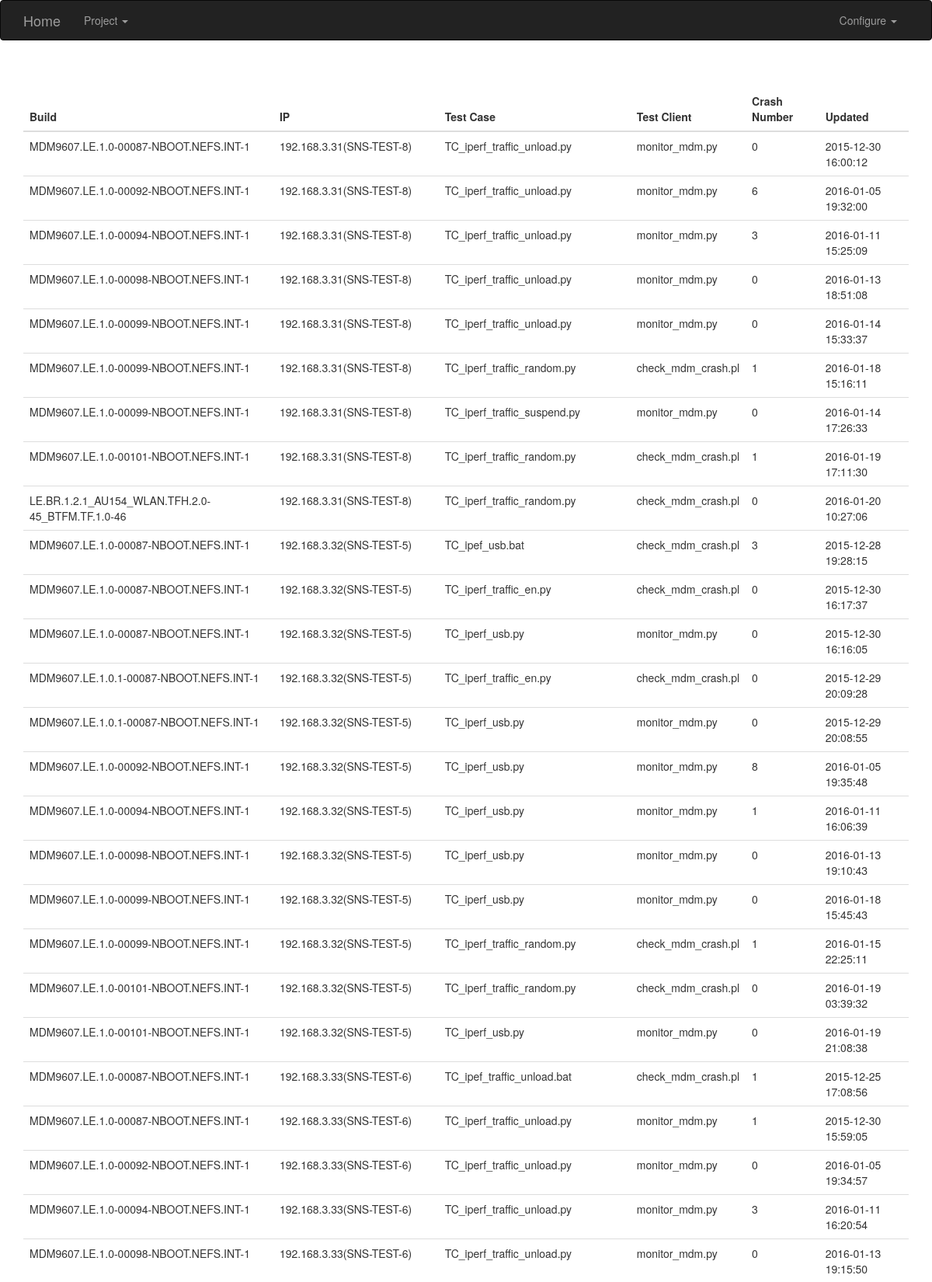
The app's page /project/tbd (upper part) with its own data.
### TBD.py (models this page shows, shortened)
class TD(db.Model):
    __tablename__ = 'td'
    id = db.Column(db.Integer, primary_key=True)
    host_id = db.Column(db.Integer, db.ForeignKey('hosts.id'))
    build_id = db.Column(db.Integer, db.ForeignKey('builds.id'))
    tc_name = db.Column(db.String(64), nullable=False)
    __table_args__ = (
        db.UniqueConstraint(host_id, build_id, tc_name, name='unique_tc_build_and_host'),
    )
    test_client = db.Column(db.String(64), nullable=False)
    crash_num = db.Column(db.Integer, default=0)
    ta_name = db.Column(db.String(64), nullable=True)
    tc_result = db.Column(db.Boolean, nullable=True)
    ta_result = db.Column(db.Boolean, nullable=True)
    update_time = db.Column(db.DateTime, nullable=True)

class Build(db.Model):
    __tablename__ = 'builds'
    id = db.Column(db.Integer, primary_key=True)
    project_id = db.Column(db.Integer, db.ForeignKey('projects.id'))
    version = db.Column(db.TEXT, unique=True)
    name = db.Column(db.String(64), nullable=False)
    meta_path = db.Column(db.TEXT, nullable=False)
    local_path = db.Column(db.TEXT, nullable=True)
    crash_path = db.Column(db.TEXT, nullable=False)
    is_crm = db.Column(db.Boolean, nullable=True)
    td = db.relationship(TD, backref='build')

class Host(db.Model):
    __tablename__ = 'hosts'
    id = db.Column(db.Integer, primary_key=True)
    name = db.Column(db.String(64), unique=True)
    ip_addr = db.Column(db.String(64), nullable=False)
    td = db.relationship(TD, backref='host')

### TBD.py (the view)
@app.route('/project/tbd', methods=['GET'])
def project_tbd():
    project = Project.query.order_by(Project.name).all()
    project_name = request.args.get('project_name', None)
    build_version = request.args.get('build_version', None)
    log.debug("Query TBD for project {} and build {}!".format(project_name, build_version))
    if build_version:
        tbd = TD.query.join(TD.host).join(TD.build).join(Build.project).filter(Build.version==build_version).order_by(Host.ip_addr).all()
    elif project_name:
        tbd = TD.query.join(TD.host).join(TD.build).join(Build.project).filter(Project.name==project_name).order_by(Host.ip_addr).all()
    else:
        tbd = TD.query.join(TD.host).join(TD.build).join(Build.project).order_by(Host.ip_addr).all()
    return render_template('project_tbd.html', project=project, project_name=project_name, tbd=tbd)

### templates/project_tbd.html (shortened to what this page needs)
{% extends "base.html" %}
{% block content %}
<div class="container">
    <div class="page-header">
        <table class="table">
            <thead>
                <th>Build</th>
                <th>IP</th>
                <th>Test Case</th>
                <th>Test Client</th>
                <th>Crash Number</th>
                <th>Updated</th
            </thead>
            <tbody>
                {% for td in tbd %}
                <tr>
                    <td>{{ td.build.version }}</td>
                    <td>{{ td.host.ip_addr }}({{ td.host.name }})</td>
                    <td>{{ td.tc_name }}</td>
                    <td>{{ td.test_client }}</td>
                    <td>{{ td.crash_num }}</td>
                    <td>{{ td.update_time.strftime('%Y-%m-%d %H:%M:%S') if td.update_time else None }}</td>
                </tr>
                {% endfor %}
            </tbody>
        </table>
    </div>
</div>
{% endblock %}7

### templates/base.html (shortened to what this page needs)
{% extends "bootstrap/base.html" %}
{% block head %}
{{ super() }}
{% endblock %}
{% block styles %}
<link href="{{ url_for('static', filename='css/bootstrap-3.3.5.min.css') }}" rel="stylesheet">
{% endblock %}
{% block navbar %}
<div class="navbar navbar-inverse" role="navigation">
    <div class="container">
        <div class="navbar-header">
            <a class="navbar-brand" href="{{ url_for('index') }}">Home</a>
        </div>
        <div class="navbar-collapse collapse">
            <ul class="nav navbar-nav">
                <li class="dropdown">
                    <a href="#" class="dropdown-toggle" data-toggle="dropdown">
                        Project <b class="caret"></b>
                    </a>
                </li>
            </ul>
            <ul class="nav navbar-nav navbar-right">
                <li class="dropdown">
                    <a href="#" class="dropdown-toggle" data-toggle="dropdown">
                        Configure <b class="caret"></b>
                    </a>
                </li>
            </ul>
        </div>
    </div>
</div>
{% endblock %}

### records on screen
TD: build.version "MDM9607.LE.1.0-00087-NBOOT.NEFS.INT-1", host.ip_addr "192.168.3.31", host.name "SNS-TEST-8", tc_name "TC_iperf_traffic_unload.py", test_client "monitor_mdm.py", crash_num "0", update_time "2015-12-30 16:00:12"
TD: build.version "MDM9607.LE.1.0-00092-NBOOT.NEFS.INT-1", host.ip_addr "192.168.3.31", host.name "SNS-TEST-8", tc_name "TC_iperf_traffic_unload.py", test_client "monitor_mdm.py", crash_num "6", update_time "2016-01-05 19:32:00"
TD: build.version "MDM9607.LE.1.0-00094-NBOOT.NEFS.INT-1", host.ip_addr "192.168.3.31", host.name "SNS-TEST-8", tc_name "TC_iperf_traffic_unload.py", test_client "monitor_mdm.py", crash_num "3", update_time "2016-01-11 15:25:09"
TD: build.version "MDM9607.LE.1.0-00098-NBOOT.NEFS.INT-1", host.ip_addr "192.168.3.31", host.name "SNS-TEST-8", tc_name "TC_iperf_traffic_unload.py", test_client "monitor_mdm.py", crash_num "0", update_time "2016-01-13 18:51:08"
TD: build.version "MDM9607.LE.1.0-00099-NBOOT.NEFS.INT-1", host.ip_addr "192.168.3.31", host.name "SNS-TEST-8", tc_name "TC_iperf_traffic_unload.py", test_client "monitor_mdm.py", crash_num "0", update_time "2016-01-14 15:33:37"
TD: build.version "MDM9607.LE.1.0-00099-NBOOT.NEFS.INT-1", host.ip_addr "192.168.3.31", host.name "SNS-TEST-8", tc_name "TC_iperf_traffic_random.py", test_client "check_mdm_crash.pl", crash_num "1", update_time "2016-01-18 15:16:11"
TD: build.version "MDM9607.LE.1.0-00099-NBOOT.NEFS.INT-1", host.ip_addr "192.168.3.31", host.name "SNS-TEST-8", tc_name "TC_iperf_traffic_suspend.py", test_client "monitor_mdm.py", crash_num "0", update_time "2016-01-14 17:26:33"
TD: build.version "MDM9607.LE.1.0-00101-NBOOT.NEFS.INT-1", host.ip_addr "192.168.3.31", host.name "SNS-TEST-8", tc_name "TC_iperf_traffic_random.py", test_client "check_mdm_crash.pl", crash_num "1", update_time "2016-01-19 17:11:30"
TD: build.version "LE.BR.1.2.1_AU154_WLAN.TFH.2.0-45_BTFM.TF.1.0-46", host.ip_addr "192.168.3.31", host.name "SNS-TEST-8", tc_name "TC_iperf_traffic_random.py", test_client "check_mdm_crash.pl", crash_num "0", update_time "2016-01-20 10:27:06"
TD: build.version "MDM9607.LE.1.0-00087-NBOOT.NEFS.INT-1", host.ip_addr "192.168.3.32", host.name "SNS-TEST-5", tc_name "TC_ipef_usb.bat", test_client "check_mdm_crash.pl", crash_num "3", update_time "2015-12-28 19:28:15"
TD: build.version "MDM9607.LE.1.0-00087-NBOOT.NEFS.INT-1", host.ip_addr "192.168.3.32", host.name "SNS-TEST-5", tc_name "TC_iperf_traffic_en.py", test_client "check_mdm_crash.pl", crash_num "0", update_time "2015-12-30 16:17:37"
TD: build.version "MDM9607.LE.1.0-00087-NBOOT.NEFS.INT-1", host.ip_addr "192.168.3.32", host.name "SNS-TEST-5", tc_name "TC_iperf_usb.py", test_client "monitor_mdm.py", crash_num "0", update_time "2015-12-30 16:16:05"
TD: build.version "MDM9607.LE.1.0.1-00087-NBOOT.NEFS.INT-1", host.ip_addr "192.168.3.32", host.name "SNS-TEST-5", tc_name "TC_iperf_traffic_en.py", test_client "check_mdm_crash.pl", crash_num "0", update_time "2015-12-29 20:09:28"
TD: build.version "MDM9607.LE.1.0.1-00087-NBOOT.NEFS.INT-1", host.ip_addr "192.168.3.32", host.name "SNS-TEST-5", tc_name "TC_iperf_usb.py", test_client "monitor_mdm.py", crash_num "0", update_time "2015-12-29 20:08:55"
TD: build.version "MDM9607.LE.1.0-00092-NBOOT.NEFS.INT-1", host.ip_addr "192.168.3.32", host.name "SNS-TEST-5", tc_name "TC_iperf_usb.py", test_client "monitor_mdm.py", crash_num "8", update_time "2016-01-05 19:35:48"
TD: build.version "MDM9607.LE.1.0-00094-NBOOT.NEFS.INT-1", host.ip_addr "192.168.3.32", host.name "SNS-TEST-5", tc_name "TC_iperf_usb.py", test_client "monitor_mdm.py", crash_num "1", update_time "2016-01-11 16:06:39"
TD: build.version "MDM9607.LE.1.0-00098-NBOOT.NEFS.INT-1", host.ip_addr "192.168.3.32", host.name "SNS-TEST-5", tc_name "TC_iperf_usb.py", test_client "monitor_mdm.py", crash_num "0", update_time "2016-01-13 19:10:43"
TD: build.version "MDM9607.LE.1.0-00099-NBOOT.NEFS.INT-1", host.ip_addr "192.168.3.32", host.name "SNS-TEST-5", tc_name "TC_iperf_usb.py", test_client "monitor_mdm.py", crash_num "0", update_time "2016-01-18 15:45:43"
TD: build.version "MDM9607.LE.1.0-00099-NBOOT.NEFS.INT-1", host.ip_addr "192.168.3.32", host.name "SNS-TEST-5", tc_name "TC_iperf_traffic_random.py", test_client "check_mdm_crash.pl", crash_num "1", update_time "2016-01-15 22:25:11"
TD: build.version "MDM9607.LE.1.0-00101-NBOOT.NEFS.INT-1", host.ip_addr "192.168.3.32", host.name "SNS-TEST-5", tc_name "TC_iperf_traffic_random.py", test_client "check_mdm_crash.pl", crash_num "0", update_time "2016-01-19 03:39:32"
TD: build.version "MDM9607.LE.1.0-00101-NBOOT.NEFS.INT-1", host.ip_addr "192.168.3.32", host.name "SNS-TEST-5", tc_name "TC_iperf_usb.py", test_client "monitor_mdm.py", crash_num "0", update_time "2016-01-19 21:08:38"
TD: build.version "MDM9607.LE.1.0-00087-NBOOT.NEFS.INT-1", host.ip_addr "192.168.3.33", host.name "SNS-TEST-6", tc_name "TC_ipef_traffic_unload.bat", test_client "check_mdm_crash.pl", crash_num "1", update_time "2015-12-25 17:08:56"
TD: build.version "MDM9607.LE.1.0-00087-NBOOT.NEFS.INT-1", host.ip_addr "192.168.3.33", host.name "SNS-TEST-6", tc_name "TC_iperf_traffic_unload.py", test_client "monitor_mdm.py", crash_num "1", update_time "2015-12-30 15:59:05"
TD: build.version "MDM9607.LE.1.0-00092-NBOOT.NEFS.INT-1", host.ip_addr "192.168.3.33", host.name "SNS-TEST-6", tc_name "TC_iperf_traffic_unload.py", test_client "monitor_mdm.py", crash_num "0", update_time "2016-01-05 19:34:57"
TD: build.version "MDM9607.LE.1.0-00094-NBOOT.NEFS.INT-1", host.ip_addr "192.168.3.33", host.name "SNS-TEST-6", tc_name "TC_iperf_traffic_unload.py", test_client "monitor_mdm.py", crash_num "3", update_time "2016-01-11 16:20:54"
TD: build.version "MDM9607.LE.1.0-00098-NBOOT.NEFS.INT-1", host.ip_addr "192.168.3.33", host.name "SNS-TEST-6", tc_name "TC_iperf_traffic_unload.py", test_client "monitor_mdm.py", crash_num "0", update_time "2016-01-13 19:15:50"
